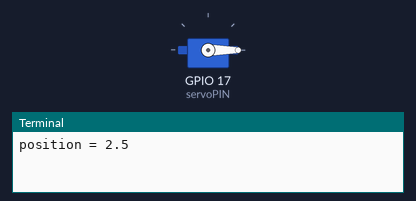
Simulated run of this program. Board: Raspberry Pi (BCM pin numbers). On the bench: servo, the last lines printed to the terminal. Servo angles are drawn from the pulse width (0.5 ms = 0°, 2.5 ms = 180°). At 21.0 s the program stops and its outputs stay as they are.

Above: at 0.1 s.
At 5.1 s:
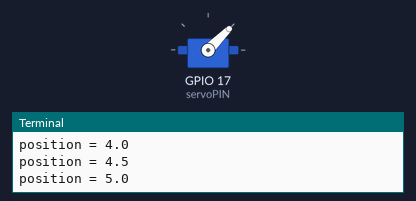
At 10.1 s:
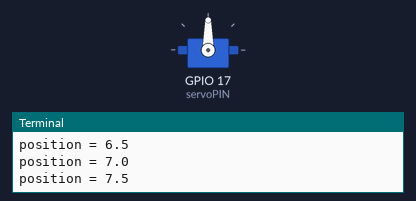
At 20.1 s:
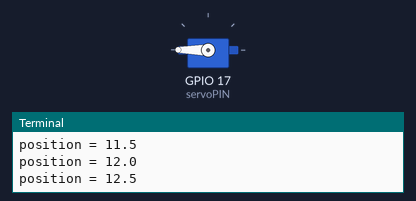
Timing chart, 0 to 21.6 s (numbered marks = the images above):
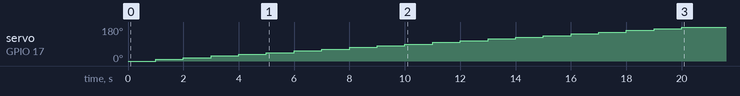

Measured:
- by itself, servo on GPIO 17 (servoPIN): moves from 0° to 180° over 19.0 s

The program:

servo_experiment.py
```python
import RPi.GPIO as GPIO
import time

servoPIN = 17
GPIO.setmode(GPIO.BCM)
GPIO.setup(servoPIN, GPIO.OUT)

angle = 0.0

p = GPIO.PWM(servoPIN, 50) # GPIO 17 for PWM with 50Hz
p.start(2.5) # Initialization

# try:
while angle <=10.0:

    # print("angle = " + str(angle))
    position = angle + 2.5
    print("position = " + str(position))
    p.ChangeDutyCycle(position) # turn towards 0 degree
    time.sleep(1) # sleep
    angle = angle + 0.5

# except KeyboardInterrupt:
p.ChangeDutyCycle(0)
p.stop()
GPIO.cleanup()
print("stopped and clean")
```
